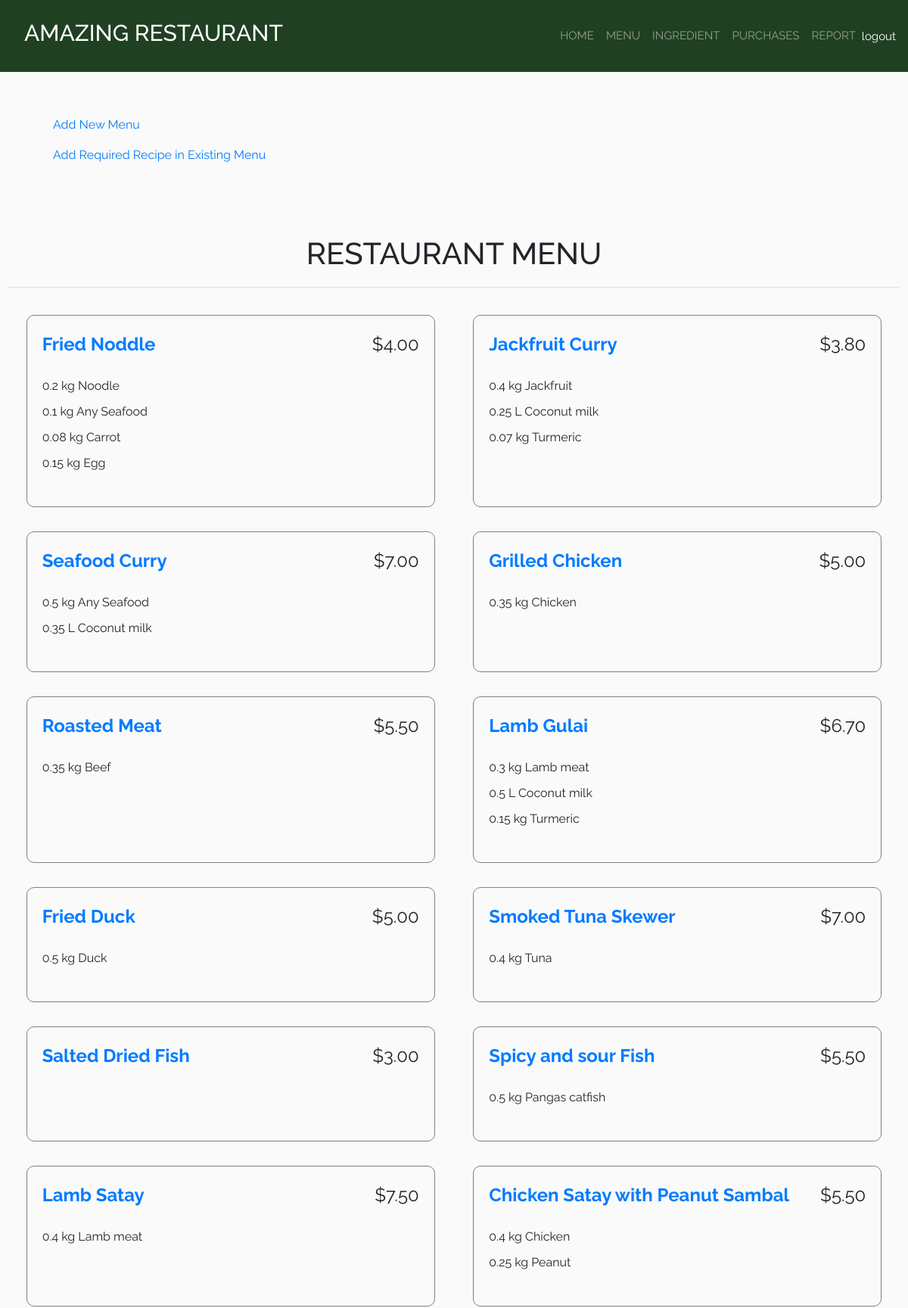
The page /menu/ (signed in, upper part) on the database its author committed.
### restaurantapp/models.py (models this page shows, shortened)
class MenuItem(models.Model):
    title = models.CharField(max_length=100, unique=True)
    price = models.FloatField(default=0.00)

class RecipeRequirement(models.Model):
    menu_item = models.ForeignKey(MenuItem, on_delete=models.CASCADE)
    ingredient = models.ForeignKey(Ingredient, on_delete=models.CASCADE)
    qty = models.FloatField(default=0)

class Ingredient(models.Model):
    name = models.CharField(max_length=30, unique=True)
    qty = models.FloatField(default=0.0)
    unit = models.CharField(max_length=10)
    unit_price = models.FloatField(default=0.0)

### restaurantapp/views.py (the view)
# urls.py: path('menu/', MenuListView.as_view(), name='menu'),
class MenuListView(LoginRequiredMixin, ListView):
    model = MenuItem
    template_name = 'restaurantapp/menu.html'

### restaurantapp/templates/restaurantapp/menu.html (shortened to what this page needs)
{% extends 'restaurantapp/base.html' %}
{% load static %}
{% block content %}
<br></br>
<div class = "container">
    <p><a href="{% url 'add_menu' %}">Add New Menu</a></p>
    <p><a href="{% url 'add_recipereq' %}">Add Required Recipe in Existing Menu</a></p>
</div>
<br></br>
<div class = "container"></div>
    <h1 class= "text-center">RESTAURANT MENU</h1>
    <hr/>
    <ul class="menu-items">
    {% for menu_item in object_list %}
        <li>
            <div class="menu-item-header">
                <div class="menu-item-title" >
                    <a href="{% url 'delete_menu' menu_item.id %}">{{ menu_item.title }}</a>
                </div>
                <div class="menu-item-price">${{ menu_item.price|stringformat:".2f" }}</div>
            </div>
            <ul class="menu-item-ingredients">
                {% for recipe_requirement in menu_item.reciperequirement_set.all %}
                <li>{{ recipe_requirement.qty }} {{recipe_requirement.ingredient.unit }} {{ recipe_requirement.ingredient.name }}</li>
                {% endfor %}
            </ul>
        </li>
    {% endfor %}
    </ul>
{% endblock %}

### restaurantapp/static/restaurantapp/css/main.css (style rules this page uses)
html,body { position: relative; overflow-x: auto; width: 100% !important; height: 100vh; display: table; position: relative; background-position: center; background-attachment: scroll; -o-background-size: cover; -moz-background-size: cover; -webkit-background-size: cover; background-size: cover; background-repeat: no-repeat; }
body { background-color: hsl(0, 0%, 98%); font-family: 'raleway'; }
.container { padding: 10px; width: 90%; }
hr { margin: 20px 10px; }
.menu-items { display: flex; flex-wrap: wrap; padding: 0; justify-content: space-evenly; }
.menu-items * { padding: 0; }
.menu-items > li { display: flex; flex-direction: column; padding: 20px; border: 1px solid grey; margin: 1em; border-radius: 10px; justify-content: left; flex-basis: 45%; }
.menu-items, .menu-items ul { list-style-type: none; }
.menu-item-header { display: flex; flex-direction: row; justify-content: space-between; font-size: 1.5em; }
.menu-item-title { font-weight: bold; }
.menu-item-ingredients { padding: 20px 0; }
.menu-item-ingredients * { padding: 5px 0; }

### rows shown on the page
MenuItem: title "Fried Noddle", price "4.00"
RecipeRequirement: qty "0.2", ingredient.unit "kg", ingredient.name "Noodle"
RecipeRequirement: qty "0.1", ingredient.unit "kg", ingredient.name "Any Seafood"
RecipeRequirement: qty "0.08", ingredient.unit "kg", ingredient.name "Carrot"
RecipeRequirement: qty "0.15", ingredient.unit "kg", ingredient.name "Egg"
MenuItem: title "Jackfruit Curry", price "3.80"
RecipeRequirement: qty "0.4", ingredient.unit "kg", ingredient.name "Jackfruit"
RecipeRequirement: qty "0.25", ingredient.unit "L", ingredient.name "Coconut milk"
RecipeRequirement: qty "0.07", ingredient.unit "kg", ingredient.name "Turmeric"
MenuItem: title "Seafood Curry", price "7.00"
RecipeRequirement: qty "0.5", ingredient.unit "kg", ingredient.name "Any Seafood"
RecipeRequirement: qty "0.35", ingredient.unit "L", ingredient.name "Coconut milk"
MenuItem: title "Grilled Chicken", price "5.00"
RecipeRequirement: qty "0.35", ingredient.unit "kg", ingredient.name "Chicken"
MenuItem: title "Roasted Meat", price "5.50"
RecipeRequirement: qty "0.35", ingredient.unit "kg", ingredient.name "Beef"
MenuItem: title "Lamb Gulai", price "6.70"
RecipeRequirement: qty "0.3", ingredient.unit "kg", ingredient.name "Lamb meat"
RecipeRequirement: qty "0.5", ingredient.unit "L", ingredient.name "Coconut milk"
RecipeRequirement: qty "0.15", ingredient.unit "kg", ingredient.name "Turmeric"
MenuItem: title "Fried Duck", price "5.00"
RecipeRequirement: qty "0.5", ingredient.unit "kg", ingredient.name "Duck"
MenuItem: title "Smoked Tuna Skewer", price "7.00"
RecipeRequirement: qty "0.4", ingredient.unit "kg", ingredient.name "Tuna"
MenuItem: title "Salted Dried Fish", price "3.00"
MenuItem: title "Spicy and sour Fish", price "5.50"
RecipeRequirement: qty "0.5", ingredient.unit "kg", ingredient.name "Pangas catfish"
MenuItem: title "Lamb Satay", price "7.50"
RecipeRequirement: qty "0.4", ingredient.unit "kg", ingredient.name "Lamb meat"
MenuItem: title "Chicken Satay with Peanut Sambal", price "5.50"
RecipeRequirement: qty "0.4", ingredient.unit "kg", ingredient.name "Chicken"
RecipeRequirement: qty "0.25", ingredient.unit "kg", ingredient.name "Peanut"
